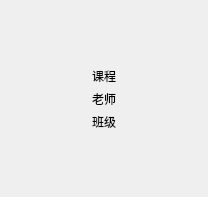
<?xml version="1.0" encoding="UTF-8"?>
<ui version="4.0">
 <class>TimeTableItemWidget</class>
 <widget class="QWidget" name="TimeTableItemWidget">
  <property name="geometry">
   <rect>
    <x>0</x>
    <y>0</y>
    <width>208</width>
    <height>197</height>
   </rect>
  </property>
  <property name="windowTitle">
   <string>Form</string>
  </property>
  <property name="autoFillBackground">
   <bool>true</bool>
  </property>
  <property name="styleSheet">
   <string notr="true"/>
  </property>
  <layout class="QGridLayout" name="gridLayout">
   <item row="0" column="0">
    <widget class="QWidget" name="widget" native="true">
     <layout class="QVBoxLayout" name="verticalLayout">
      <property name="spacing">
       <number>5</number>
      </property>
      <item>
       <spacer name="verticalSpacer">
        <property name="orientation">
         <enum>Qt::Vertical</enum>
        </property>
        <property name="sizeHint" stdset="0">
         <size>
          <width>20</width>
          <height>31</height>
         </size>
        </property>
       </spacer>
      </item>
      <item>
       <widget class="QLabel" name="courseLabel">
        <property name="text">
         <string>课程</string>
        </property>
        <property name="alignment">
         <set>Qt::AlignCenter</set>
        </property>
       </widget>
      </item>
      <item>
       <widget class="QLabel" name="teacherLabel">
        <property name="text">
         <string>老师</string>
        </property>
        <property name="alignment">
         <set>Qt::AlignCenter</set>
        </property>
       </widget>
      </item>
      <item>
       <widget class="QLabel" name="classLabel">
        <property name="text">
         <string>班级</string>
        </property>
        <property name="alignment">
         <set>Qt::AlignCenter</set>
        </property>
       </widget>
      </item>
      <item>
       <spacer name="verticalSpacer_2">
        <property name="orientation">
         <enum>Qt::Vertical</enum>
        </property>
        <property name="sizeHint" stdset="0">
         <size>
          <width>20</width>
          <height>30</height>
         </size>
        </property>
       </spacer>
      </item>
     </layout>
    </widget>
   </item>
  </layout>
 </widget>
 <resources/>
 <connections/>
</ui>
